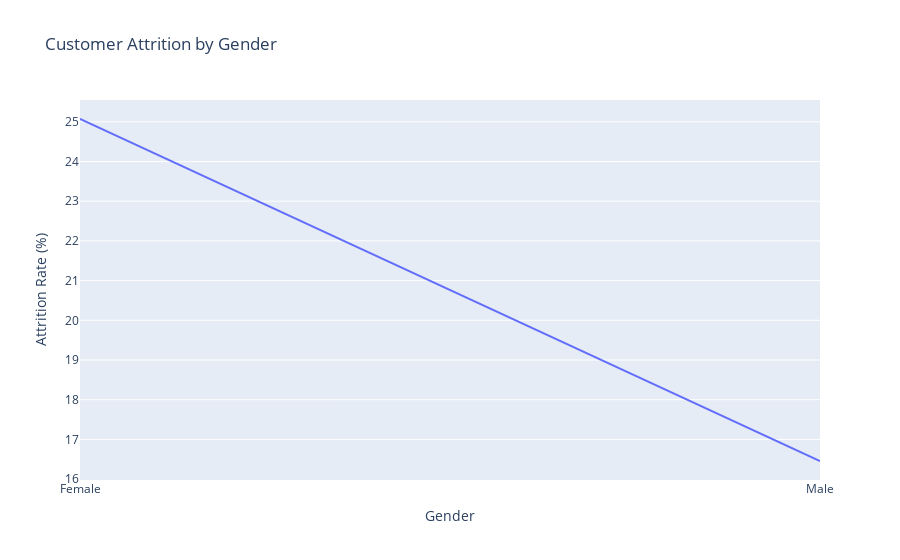

The cell this chart's notebook holds for it:
### Code cell
# Group the data by Gender and calculate the attrition rate for each group
gender_attrition = (data.groupby("Gender")["Exited"].mean() * 100).reset_index()
gender_attrition.columns = ['Gender', 'Attrition Rate (%)']

# Create an interactive line plot
fig = px.line(gender_attrition, x='Gender', y='Attrition Rate (%)', title="Customer Attrition by Gender")
fig.update_xaxes(title="Gender")
fig.update_yaxes(title="Attrition Rate (%)")
fig.show()

# Group the data by Gender and calculate the percentage of customers who have churned for each group
gender_churn_percentage = (data.groupby("Gender")["Exited"].sum() / data.groupby("Gender")["Exited"].count()) * 100

# Display the percentage of customers who have churned by gender
print("Percentage of Customers Churned by Gender:")
print(gender_churn_percentage)

### Figure 1 — Plotly figure (JSON) as saved in the notebook; plotly's stock layout.template omitted (floating-point values rounded to 4 significant figures)
{"data": [{"hovertemplate": "Gender=%{x}<br>Attrition Rate (%)=%{y}<extra></extra>", "legendgroup": "", "line": {"color": "#636efa", "dash": "solid"}, "marker": {"symbol": "circle"}, "mode": "lines", "name": "", "orientation": "v", "showlegend": false, "type": "scatter", "x": ["Female", "Male"], "xaxis": "x", "y": [25.07, 16.46], "yaxis": "y"}], "layout": {"legend": {"tracegroupgap": 0}, "title": {"text": "Customer Attrition by Gender"}, "xaxis": {"anchor": "y", "domain": [0, 1], "title": {"text": "Gender"}}, "yaxis": {"anchor": "x", "domain": [0, 1], "title": {"text": "Attrition Rate (%)"}}}}
